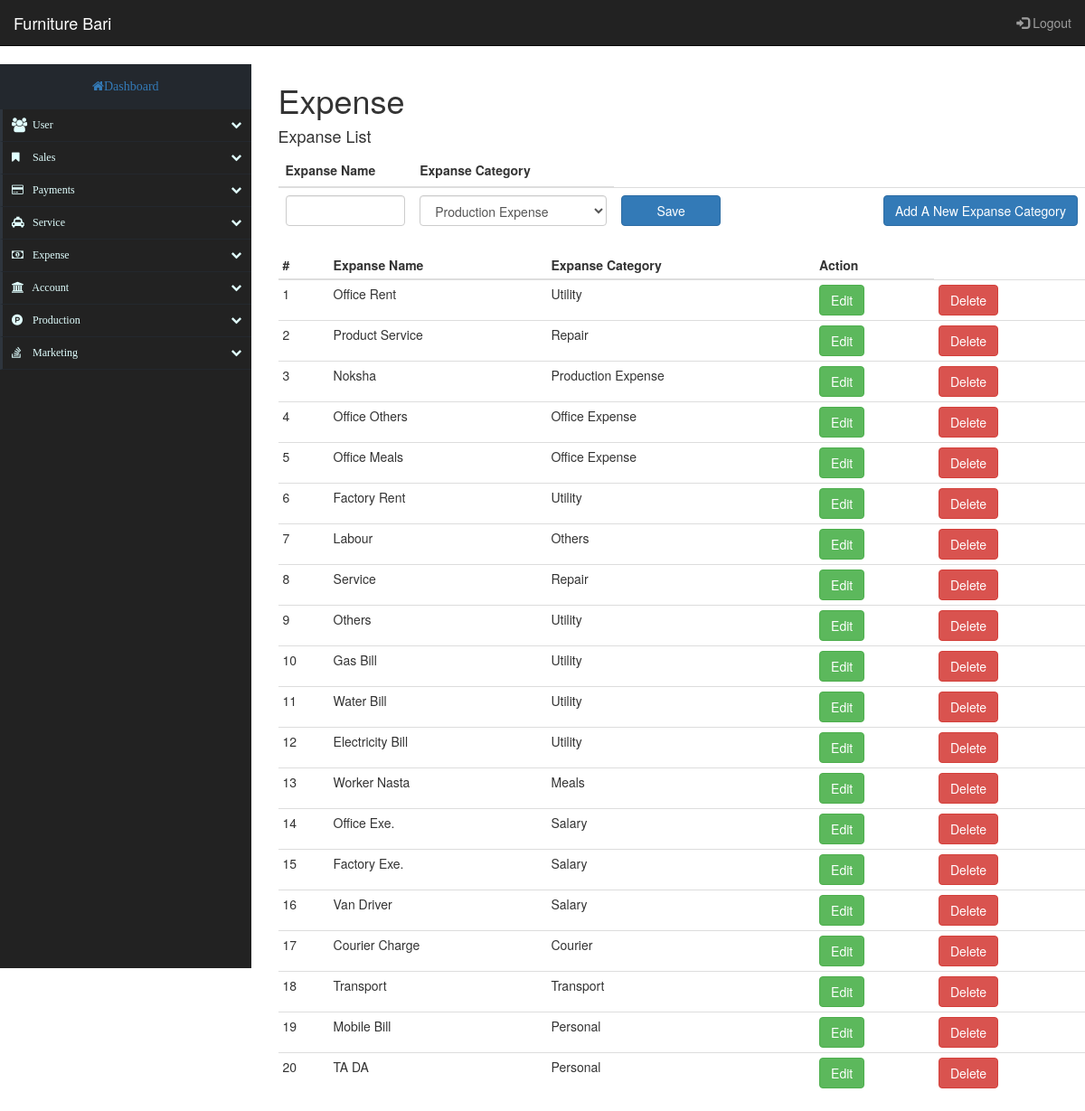
Page /admin/expanse on the committed database.
### tables this page shows
CREATE TABLE IF NOT EXISTS `ji_expanse` (
  `id` int(11) NOT NULL AUTO_INCREMENT,
  `expanse_name` varchar(100) NOT NULL,
  `expanse_category` varchar(100) NOT NULL,
  PRIMARY KEY (`id`)
);

### application/controllers/ExpanseController.php (called while the page is built, shortened)
<?php
class ExpanseController extends CI_Controller
{
	public function __construct()
	{
        $this->load->helper('url');
		$this->load->model('ExpanseModel');
		$this->load->helper('form');
	}
	public function expanse($type='')
	{
		$data['title'] = 'Expense';
		$data['page'] = 'expanse/expanse';
		$data['type'] = $type;
		$data['expanses'] = $this->ExpanseModel->fetchExpanse();
		$data['expanse_categories'] = $this->ExpanseModel->fetchExpanseCategory();
		$this->load->view('layouts/master', $data);
	}
}

### index.php (called while the page is built, shortened)
<?php
require_once BASEPATH.'core/CodeIgniter.php';

### application/models/ExpanseModel.php (called while the page is built, shortened)
<?php
class ExpanseModel extends CI_Model
{
	public function fetchExpanse()
	{
		$query = $this->db->select('*')
					->order_by('id', 'desc')
					->get('ji_expanse')
					->result();
		return $query;
	}
	public function fetchExpanseCategory()
	{
		$query = $this->db->select('*')
					->order_by('id', 'desc')
					->get('ji_expanse_category')
					->result();
		return $query;
	}
}

### application/views/expanse/expanse.php (the view, shortened to what this page needs)
<?php if ($type == 'edit_category'): ?>
    <h4>Edit Category</h4>
    <form class="form-horizontal" id="formRoot" action="<?= base_url("admin/expanse/update/category/$edit_category_id") ?>" method="POST">
        <table class="table order-list">
            <thead>
                <tr>
                    <th class="col-sm-2">Category Name</th>
                </tr>
            </thead>
            <tbody>
                <tr>
                    <td>
                        <input type="text" name="expanse_category_name" class="form-control required" value="<?= $edit_expanse_category->expanse_category_name ?>" />
                    </td>
                    <td style="text-align: left;">
                        <button type="submit" class="btn btn-primary">Save</button>
                    </td>
                </tr>
            </tbody>
        </table>
    </form>
<?php else: ?>
    <form class="form-horizontal" id="formRoot" action="<?= base_url('admin/expanse/insert') ?>" method="POST">
        <h4>Expanse List</h4>
        <table class="table order-list">
            <thead>
                <tr>
                    <th class="col-sm-2">Expanse Name</th>
                    <th class="col-sm-3">Expanse Category</th>
                </tr>
            </thead>
            <tbody>
                <tr>
                    <td>
                        <input type="text" name="expanse_name" class="form-control required" />
                    </td>
                    <td>
                        <select class="form-control" name="expanse_category">
                            <?php foreach ($expanse_categories as $expanse_category): ?>
                                <option value="<?= $expanse_category->expanse_category_name ?>"><?= $expanse_category->expanse_category_name ?></option>
                            <?php endforeach ?>
                        </select>
                    </td>
                    <td style="text-align: left;">
                        <button type="submit" class="btn btn-primary btn-block">Save</button>
                    </td>
                    <td style="text-align: right;">
                        <a href="<?= base_url('admin/expanse/category') ?>" class="btn btn-primary">Add A New Expanse Category</a>
                    </td>
                </tr>
            </tbody>
        </table>
    </form>
    <table class="table table-condensed table-hover">
        <thead>
            <tr>
                <th>#</th>
                <th>Expanse Name</th>
                <th>Expanse Category</th>
                <th>Action</th>
            </tr>
        </thead>
        <tbody>
            <?php foreach ($expanses as $key => $expanse): ?>
                <tr>
                    <td><?= ++$key ?></td>
                    <td><?= $expanse->expanse_name ?></td>
                    <td><?= $expanse->expanse_category ?></td>
                    <td><a href="<?= base_url("admin/edit/expanse/$expanse->id") ?>" class="btn btn-success">Edit</a></td>
                    <td><a href="<?= base_url("admin/delete/expanse/$expanse->id") ?>" class="btn btn-danger">Delete</a></td>
                </tr>
            <?php endforeach ?>
        </tbody>
    </table>
<?php endif ?>

### application/views/layouts/master.php (shortened to what this page needs)
<!DOCTYPE html>
<html lang="en">
    <head>
        <link rel="stylesheet" href="<?= base_url('assets/css/bootstrap.min.css') ?>" />
        <link rel="stylesheet" href="<?= base_url('assets/css/datatables.min.css') ?>" />
        <link rel="stylesheet" href="<?= base_url('assets/css/custom.css') ?>" />
        <link rel="stylesheet" href="<?= base_url('assets/css/sidebar.css') ?>" />
        <link rel="stylesheet" href="<?= base_url('assets/css/select2.min.css') ?>" />
        <link rel="stylesheet" href="https://maxcdn.bootstrapcdn.com/font-awesome/4.6.3/css/font-awesome.min.css" />
        <link rel="stylesheet" href="http://code.jquery.com/ui/1.12.1/themes/base/jquery-ui.css" />
    </head>
    <body>
        <nav class="navbar navbar-inverse navbar-static-top">
            <?php include_once('navbar.php'); ?>
        </nav>
        <div class="row">
            <div class="col-lg-3 col-md-3 col-sm-2 col-xs-2">
                <?php include_once('sidebar.php'); ?>
            </div>
            <div id="app-body" class="col-lg-9 col-md-9 col-sm-9 col-xs-9">
                <h1><?= $title ?></h1>
                <?php $this->view($page); ?>
            </div>
        </div>
    </body>
</html>

### application/views/layouts/navbar.php
<div class="container-fluid">
    <div class="navbar-header">
        <a class="navbar-brand" href="<?= base_url("admin/dashboard"); ?>"><?= ORG_NAME ?></a>
    </div>
    <ul class="nav navbar-nav navbar-right">
        <li><a href="<?= base_url("admin/logout"); ?>"><span class="glyphicon glyphicon-log-in"></span> Logout</a></li>
    </ul>
</div>

### application/views/layouts/sidebar.php (shortened to what this page needs)
<div class="nav-side-menu">
    <div class="brand"><a href="<?= base_url('admin/dashboard') ?>"><i class="fa fa-home" aria-hidden="true"></i><span class="hidden-xs hidden-sm">Dashboard</span></a></div>
    <div class="menu-list">
        <ul id="menu-content" class="menu-content collapse out">
            <?php if ($this->session->userdata['logged_in']['role'] != 6): ?>
                <li data-toggle="collapse" data-target="#user" class="collapsed item">
                    <a href="#"><i class="fa fa-users fa-lg" aria-hidden="true"></i> User <span class="arrow"></span></a>
                </li>
                <li data-toggle="collapse" data-target="#sales" class="collapsed item">
                    <a href="#"><i class="fa fa-bookmark" aria-hidden="true"></i> Sales <span class="arrow"></span></a>
                </li>
                <li data-toggle="collapse" data-target="#payment" class="collapsed item">
                    <a href="#"><i class="fa fa-credit-card" aria-hidden="true"></i> Payments<span class="arrow"></span></a>
                </li>
                <li data-toggle="collapse" data-target="#service" class="collapsed item">
                    <a href="#"><i class="fa fa-taxi" aria-hidden="true"></i> Service <span class="arrow"></span></a>
                </li>
                <li data-toggle="collapse" data-target="#expense" class="collapsed item">
                    <a href="#"><i class="fa fa-money" aria-hidden="true"></i> Expense <span class="arrow"></span></a>
                </li>
                <li data-toggle="collapse" data-target="#account" class="collapsed item">
                    <a href="#"><i class="fa fa-university" aria-hidden="true"></i> Account <span class="arrow"></span></a>
                </li>
                <li data-toggle="collapse" data-target="#production" class="collapsed item">
                    <a href="#"><i class="fa fa-product-hunt" aria-hidden="true"></i> Production <span class="arrow"></span></a>
                </li>
                <li data-toggle="collapse" data-target="#marketing" class="collapsed item">
                        <a href="#"><i class="fa fa-stack-overflow" aria-hidden="true"></i> Marketing <span class="arrow"></span></a>
                </li>
            <?php endif ?>
        </ul>
    </div>
</div>

### assets/css/custom.css (style rules this page uses)
html, body { height: 100%; overflow-x: hidden; }
a:focus,a:hover,a { outline:none; text-decoration: none; }
li,ul { list-style: none; padding: 0; margin: 0; }
.hidden-xs { -webkit-transition: all 0.5s ease; -moz-transition: all 0.5s ease; -o-transition: all 0.5s ease; transition: all 0.5s ease; }

### assets/css/sidebar.css (style rules this page uses)
.nav-side-menu { overflow: auto; font-family: verdana; font-size: 12px; font-weight: 200; background-color: #222222; display: flex; flex-direction: column; width: 100%; height: 1000px; color: #e1ffff; }
.nav-side-menu .brand { background-color: #23282e; line-height: 50px; display: block; text-align: center; font-size: 14px; }
.nav-side-menu ul, .nav-side-menu li { list-style: none; padding: 0px; margin: 0px; line-height: 35px; cursor: pointer; }
.nav-side-menu li { padding-left: 0px; border-left: 3px solid #2e353d; border-bottom: 1px solid #23282e; }
.nav-side-menu li a { text-decoration: none; color: #e1ffff; }
.nav-side-menu li a i { padding-left: 10px; width: 20px; padding-right: 20px; }
@media (min-width: 767px) { .nav-side-menu .menu-list .menu-content { display: block; } }

### rows in the picture
ji_expanse: expanse_name "Office Rent", expanse_category "Utility"
ji_expanse: expanse_name "Product Service", expanse_category "Repair"
ji_expanse: expanse_name "Noksha", expanse_category "Production Expense"
ji_expanse: expanse_name "Office Others", expanse_category "Office Expense"
ji_expanse: expanse_name "Office Meals", expanse_category "Office Expense"
ji_expanse: expanse_name "Factory Rent", expanse_category "Utility"
ji_expanse: expanse_name "Labour", expanse_category "Others"
ji_expanse: expanse_name "Service", expanse_category "Repair"
ji_expanse: expanse_name "Others", expanse_category "Utility"
ji_expanse: expanse_name "Gas Bill", expanse_category "Utility"
ji_expanse: expanse_name "Water Bill", expanse_category "Utility"
ji_expanse: expanse_name "Electricity Bill", expanse_category "Utility"
ji_expanse: expanse_name "Worker Nasta", expanse_category "Meals"
ji_expanse: expanse_name "Office Exe.", expanse_category "Salary"
ji_expanse: expanse_name "Factory Exe.", expanse_category "Salary"
ji_expanse: expanse_name "Van Driver", expanse_category "Salary"
ji_expanse: expanse_name "Courier Charge", expanse_category "Courier"
ji_expanse: expanse_name "Transport", expanse_category "Transport"
ji_expanse: expanse_name "Mobile Bill", expanse_category "Personal"
ji_expanse: expanse_name "TA DA", expanse_category "Personal"

### other values in the picture
ORG_NAME "Furniture Bari"
$title "Expense"
form field expanse_category "Production Expense"
